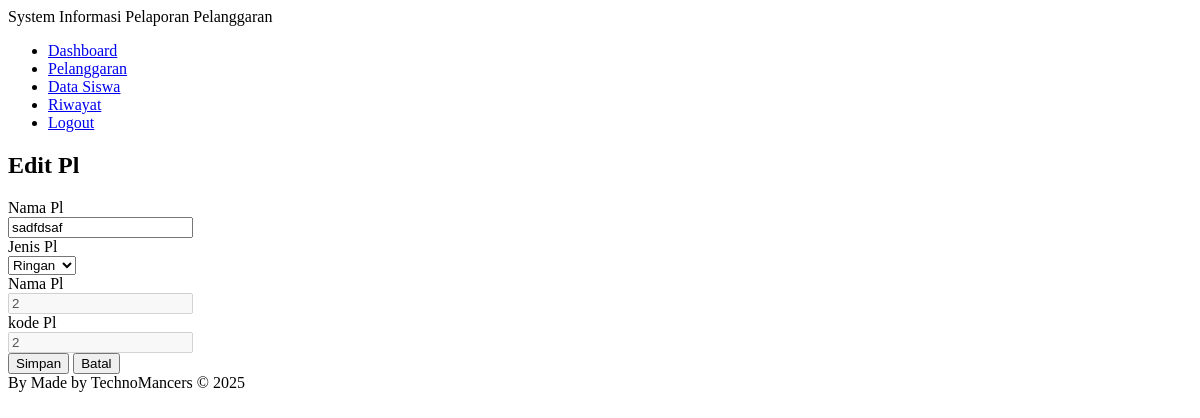
/?hal=pelanggaran_edit&id=6 (signed in), run on the app's committed database.
### tables this page shows
CREATE TABLE IF NOT EXISTS `pelanggaran` (
  `id_pelanggaran` int NOT NULL AUTO_INCREMENT,
  `nama_pelanggaran` varchar(40) DEFAULT NULL,
  `jenis_pelanggaran` enum('ringan','sedang','berat') DEFAULT NULL,
  `poin` int DEFAULT NULL,
  `kode` int DEFAULT NULL,
  PRIMARY KEY (`id_pelanggaran`)
);

### content/pelanggaran_edit.php (the view, shortened to what this page needs)
<?php
$id = $_GET['id'];
$query = "SELECT * FROM pelanggaran WHERE id_pelanggaran = '$id'";
$result = mysqli_query($con,$query);
$data = mysqli_fetch_assoc($result);
?>
<h2 class="judul">Edit Pl</h2>
<form action="?hal=pelanggaran_update" method="post" ">
    <div class="form-group">
        <label for="nama">Nama Pl</label>
        <div class="input">
            <input type="text" name="nama_pelanggaran" id="nama_pelanggaran" value="<?=$data['nama_pelanggaran']?>">
        </div>
    </div>
        <div class="form-group">
        <label for="jenis">Jenis Pl</label>
        <div class="input">
            <select name="jenis" id="jenis" value="<?=$data['jenis_pelanggaran']?>">
                <option value="ringan">Ringan</option>
            </select>
        </div>
    </div>
        <div class="form-group">
        <label for="poin">Nama Pl</label>
        <div class="input">
            <input type="number" name="poin" id="poin" value="<?=$data['poin']?>" disabled>
        </div>
    </div>
    <div class="form-group">
        <label for="kode">kode Pl</label>
        <div class="input">
            <input type="text" name="kode" id="kode" value="<?=$data['kode']?>" disabled>
        </div>
    </div>
    <div class="form-group">
        <input type="submit" value="Simpan" class="tombol simpan">
        <input type="reset" value="Batal" class="tombol reset">
    </div>
</form>

### konten.php (shortened to what this page needs)
<?php
$halaman = [
    "dashboard",
    "pelanggaran",
    "pelanggaran_tambah",
    "pelanggaran_insert",
    "pelanggaran_edit",
    "pelanggaran_update",
    "pelanggaran_hapus",
    "siswa",
    "siswa_tambah",
    "siswa_insert",
    "siswa_edit",
    "siswa_update",
    "siswa_hapus",
    "siswa_tebus",
    "siswa_proses",
    "riwayat",
    "riwayat_tambah",
    "prosesdata",
    "riwayat_edit",
    "riwayat_update",
    "riwayat_hapus"
];
if (isset($_GET['hal'])) {
    $hal = $_GET['hal'];
} else {
    $hal = 'dashboard';
}
foreach($halaman as $h) {
    if ($hal == $h) {
        include "content/$h.php";
        break;
    }
}
?>

### data on the page
pelanggaran: nama_pelanggaran "sadfdsaf", jenis "Ringan", poin "2", kode "2"
